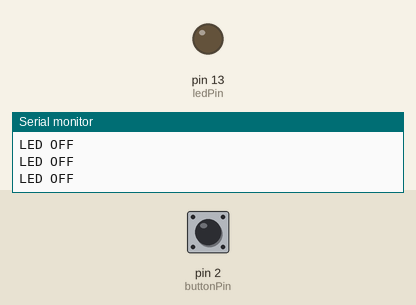
This sketch was run on a simulated Arduino Uno, built with avr-gcc and run on an emulated ATmega328P. Parts: output pins drawn as LEDs (lit = HIGH), the last lines printed to the serial monitor. Inputs (shaded band) come from the test bench; at power-on: pin 2 (buttonPin) HIGH.

Above: at 1.2 s.
1.3 s: pin 2 (buttonPin) pulled LOW for 0.15 s
At 1.4 s:
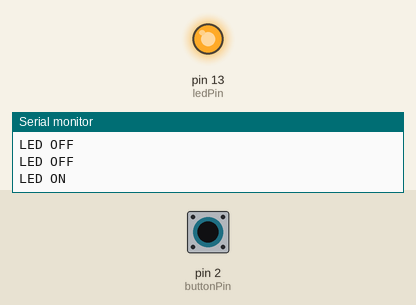
3.0 s: pin 2 (buttonPin) pulled LOW for 3.2 s
At 7.6 s:
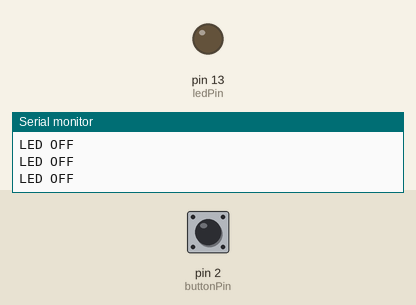
Timing chart, 0 to 9.1 s (numbered marks = the images above; inputs shaded):
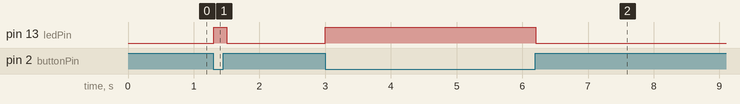

Measured:
- after the input at 1.3 s, pin 13 (ledPin): LOW → HIGH at once, → LOW 0.20 s later
- after the input at 3.0 s, pin 13 (ledPin): LOW → HIGH at once, → LOW 3.2 s later

The sketch:

sketch_oct10c.ino
```cpp
const int ledPin = 13; // Pin number for the LED
const int buttonPin = 2; // Pin number for the push button
void setup()
{
pinMode(ledPin, OUTPUT); // Set the LED pin as an output
pinMode(buttonPin, INPUT_PULLUP); // Set the button pin as aninput with pull-up resistor
digitalWrite(ledPin, LOW); // Turn off the LED initially
Serial.begin(9600); // Initialize Serial communication
}
void loop()
{
int buttonState = digitalRead(buttonPin); // Read the button state
if (buttonState == LOW) { // Button is pressed (LOW)
digitalWrite(ledPin, HIGH); // Turn on the LED
Serial.println("LED ON");
} else {
digitalWrite(ledPin, LOW); // Turn off the LED
Serial.println("LED OFF");
}
delay(100); // Add a small delay for stability
}
```
